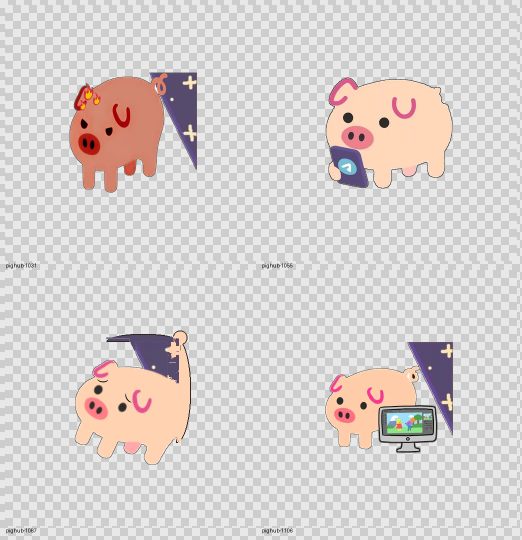
#> input picture tmp/backdropA/zoom-00.png, 1044 x 1080 px, given in place of pighub-1031.png, which was not available (shown at 1/2 size)
$ python mk-zoom.py
#> lines starting #> are read from the running program, lines starting #| are printed output that depends on the picture; after the words box and inside, x2 and y2 are one past the last pixel; in counts of white or black regions, pixels touching at a corner belong together

import os, json
from PIL import Image, ImageDraw
root = r"C:\Users\12252\Desktop\Files\Code\PigHub\dsh-pighub"
ids = """pighub-1031,pighub-1055,pighub-1087,pighub-1106,pighub-12,pighub-1208,pighub-155,pighub-209,pighub-217,pighub-242,pighub-250,pighub-258,pighub-262,pighub-271,pighub-293,pighub-337,pighub-40,pighub-417,pighub-473,pighub-560,pighub-686,pighub-791,pighub-873,pighub-922,pighub-936,pighub-408,pighub-1198,pighub-296,pighub-1140,pighub-1232,pighub-244,pighub-222,pighub-105,pighub-439,pighub-462,pighub-468"""
ids = [s.strip() for s in ids.split(",") if s.strip()]
out = os.path.join(root,"tmp","backdropA")
def checker(w,h,s=16):
#> called with w = 1044, h = 1080, s = 16
    im = Image.new("RGB",(w,h),(205,205,205)); d=ImageDraw.Draw(im)
#> after `im = Image.new('RGB', (w, h), (205, 205, 205))`: im: PIL image 1044x1080 RGB; every value is 205
    for y in range(0,h,s):
        for x in range(0,w,s):
            if ((x//s)+(y//s))%2==0: d.rectangle([x,y,x+s-1,y+s-1],fill=(232,232,232))
    return im
CELL=512; COLS=2; ROWS=2; LBL=18
sheets=[]
for si in range(0,len(ids),4):
    chunk=ids[si:si+4]
    W=COLS*CELL+20; H=ROWS*(CELL+LBL)+20
    sheet=checker(W,H); d=ImageDraw.Draw(sheet)
#> after `sheet = checker(W, H)`:
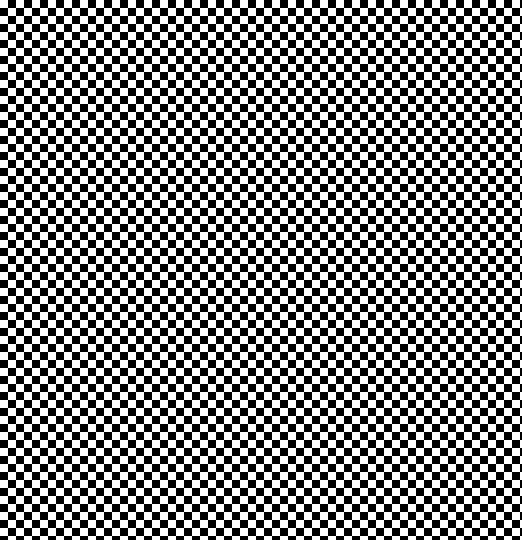
#> sheet: PIL image 1044x1080 RGB (shown at 1/2 size); values 205 (black) and 232 (white), 50% white; 1 black region, box (x1, y1, x2, y2) and area: (0, 0, 1044, 1080) 563712
    for k,i in enumerate(chunk):
        cx=10+(k%COLS)*CELL; cy=10+(k//COLS)*(CELL+LBL)
        im=Image.open(os.path.join(root,"assets","img",i+".png")).convert("RGBA")
#> im: PIL image 1044x1080 RGBA
        im.thumbnail((CELL,CELL),Image.LANCZOS)
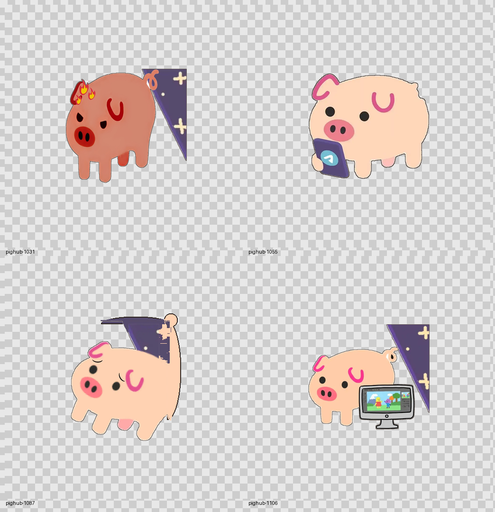
#> im: PIL image 495x512 RGBA; mean R, G, B, A 216.2, 209.4, 207.5, 255
        tile=checker(CELL,CELL)
#> in checker (call 2), `im = Image.new('RGB', (w, h), (205, 205, 205))`: im: PIL image 512x512 RGB; every value is 205
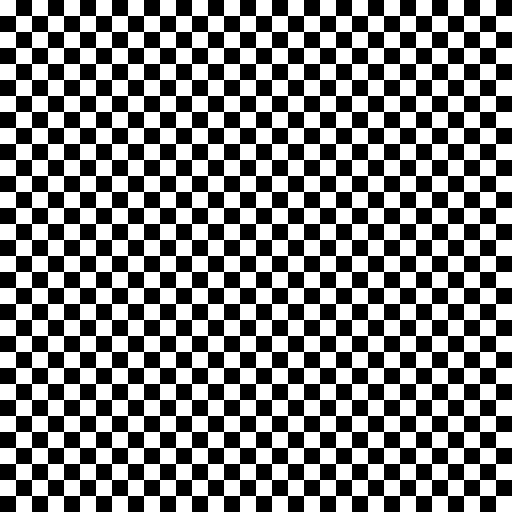
#> tile: PIL image 512x512 RGB; values 205 (black) and 232 (white), 50% white; 1 white region, box (x1, y1, x2, y2) and area: (0, 0, 512, 512) 131072
        tile.paste(im,((CELL-im.width)//2,(CELL-im.height)//2),im)
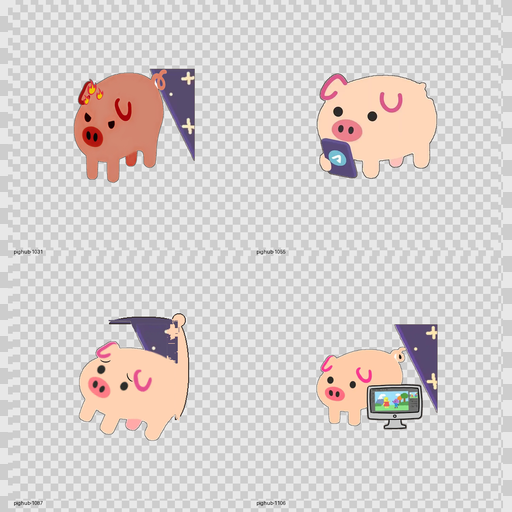
#> tile: PIL image 512x512 RGB; mean R, G, B 216.3, 209.7, 207.9
        sheet.paste(tile,(cx,cy)); d.text((cx+2,cy+CELL+3),i,fill=(0,0,0))
#> after `sheet.paste(tile, (cx, cy))`:
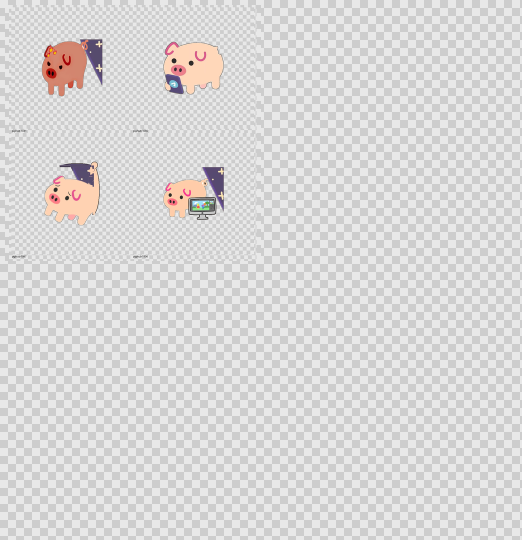
#> sheet: PIL image 1044x1080 RGB (shown at 1/2 size); mean R, G, B 218, 216.5, 216
#> (the run stopped early here; a loop or call above may not have finished)
